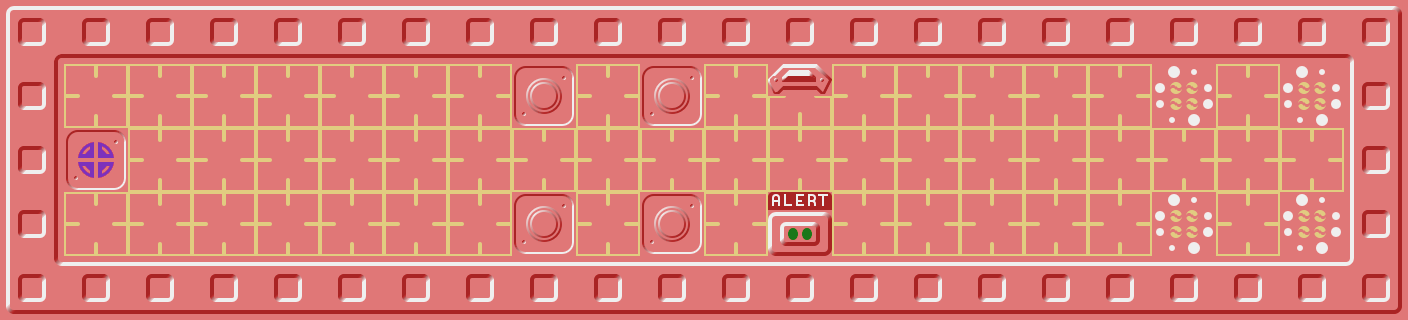

Tiled map render using the project's own tile images. Description and the whole map definition, tile-layer contents included, below:
An orthogonal 22x5 tile map with 64x64 px tiles, 1 tile layer (Tile Layer 1) and 6 objects.

<map version="1.10" tiledversion="1.11.2" orientation="orthogonal" renderorder="right-down" width="22" height="5" tilewidth="64" tileheight="64" infinite="0" nextlayerid="3" nextobjectid="6">
    <tileset firstgid="1" source="default.tsx" />
    <layer id="1" name="Tile Layer 1" width="22" height="5">
        <data encoding="csv">
8,11,11,11,11,11,11,11,11,11,11,11,11,11,11,11,11,11,11,11,11,10,
12,1,1,1,1,1,1,1,18,1,18,1,26,1,1,1,1,1,35,1,35,12,
12,33,1,1,1,1,1,1,1,1,1,1,1,1,1,1,1,1,1,1,1,12,
12,1,1,1,1,1,1,1,18,1,18,1,39,1,1,1,1,1,35,1,35,12,
2,11,11,11,11,11,11,11,11,11,11,11,11,11,11,11,11,11,11,11,11,4
</data>
    </layer>
    <objectgroup id="2" name="waypoints">
        <object id="1" x="864" y="96">
            <properties>
                <property name="link-0" type="object" value="4" />
                <property name="link-1" type="object" value="2" />
            </properties>
            <point />
        </object>
        <object id="2" x="1120" y="96">
            <properties>
                <property name="link-0" type="object" value="1" />
                <property name="link-1" type="object" value="5" />
            </properties>
            <point />
        </object>
        <object id="3" x="160" y="160">
            <properties>
                <property name="link-0" type="object" value="4" />
                <property name="link-1" type="object" value="5" />
            </properties>
            <point />
        </object>
        <object id="4" x="800" y="160">
            <properties>
                <property name="link-0" type="object" value="3" />
                <property name="link-1" type="object" value="5" />
                <property name="link-2" type="object" value="1" />
            </properties>
            <point />
        </object>
        <object id="5" x="1184" y="160">
            <properties>
                <property name="link-0" type="object" value="2" />
                <property name="link-1" type="object" value="4" />
                <property name="link-2" type="object" value="3" />
            </properties>
            <point />
        </object>
    </objectgroup>
 <objectgroup id="90" name="lifts">
  <object id="900" x="96" y="160"><properties><property name="elevator" type="int" value="0" /><property name="stop_index" type="int" value="3" /></properties><point /></object>
 </objectgroup>
</map>
